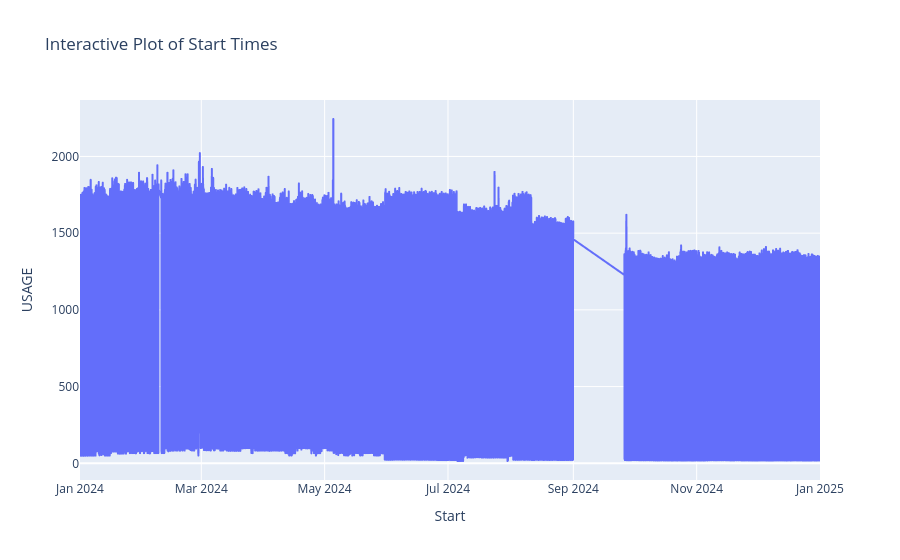

Notebook cell for this chart:
### Code cell
import plotly.express as px

fig = px.line(
    Y4,
    x='Start',
    y='USAGE',
    title='Interactive Plot of Start Times',
    labels={'Parsed Start Time': 'Start Time', 'Value': 'Some Metric'},
    hover_data=Y4.columns
)

fig.show()

# Questions:
# 1. Why these times. They don't match On Peak and Off Peak times.
#       Example is Jun 3 - Jun 6. 
# 2. Why the usage is nearly 0 during off peaks? 
#       Unknown. Need to check on this. This may contribute to miscalculation of the cost.
# 3. Why the usage is flat and smooth from some months/years but with jitters on others?

### Figure 1 — Plotly figure (JSON) as saved in the notebook; plotly's stock layout.template omitted (floating-point values rounded to 4 significant figures; data arrays with more than 128 entries replaced by an {"elided": "..."} marker saying what was removed)
{"data": [{"customdata": {"elided": "32584x3 mixed values"}, "hovertemplate": "Start=%{x}<br>USAGE=%{y}<br>Start.1=%{customdata[0]}<br>Delta=%{customdata[1]}<br>label=%{customdata[2]}<extra></extra>", "legendgroup": "", "line": {"color": "#636efa", "dash": "solid"}, "marker": {"symbol": "circle"}, "mode": "lines", "name": "", "showlegend": false, "type": "scattergl", "x": {"elided": "32584 str values"}, "xaxis": "x", "y": {"elided": "32584 int values"}, "yaxis": "y"}], "layout": {"legend": {"tracegroupgap": 0}, "title": {"text": "Interactive Plot of Start Times"}, "xaxis": {"anchor": "y", "domain": [0, 1], "title": {"text": "Start"}}, "yaxis": {"anchor": "x", "domain": [0, 1], "title": {"text": "USAGE"}}}}
